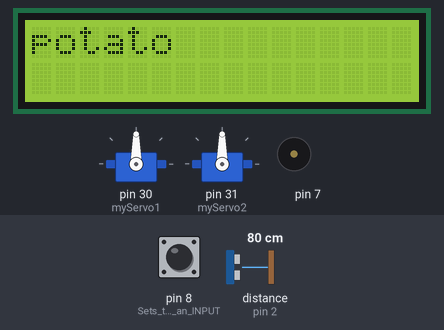
Simulated run of this sketch. Board: Arduino Mega 2560, built with avr-gcc and run on an emulated ATmega2560. Shown: 16×2 character LCD, 2 × servo, buzzer (waves = sounding). The test bench sets the inputs (shaded band); at power-on: pin 8 (Sets_the_8th_as_an_INPUT) HIGH, distance to the obstacle (sensor on pin 2) 80 cm. The echo pulse lasts 58.3 µs per cm; what the sketch prints to the serial monitor is not drawn.

Above: at 1.2 s.
1.3 s: pin 8 (Sets_the_8th_as_an_INPUT) pulled LOW for 1 s
At 3.3 s:
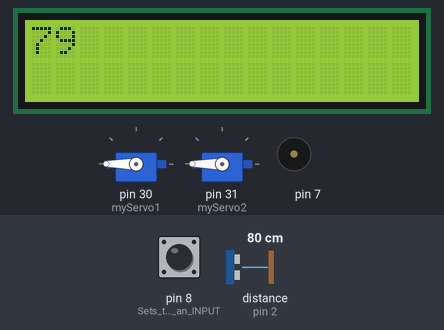
3.8 s: pin 8 (Sets_the_8th_as_an_INPUT) pulled LOW for 3.2 s
At 4.0 s:
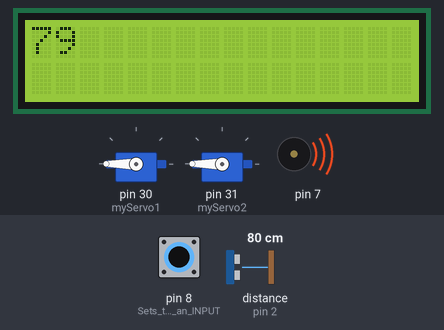
Timing chart, 0 to 8.5 s (numbered marks = the images above; inputs shaded):
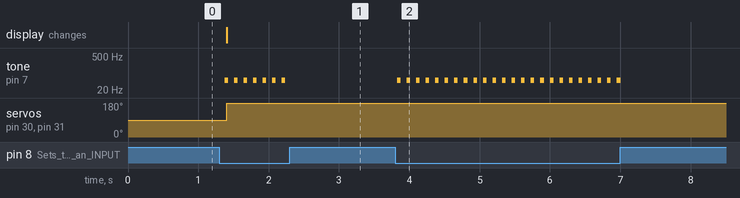

The sketch:

SONIC.ino
```cpp
//#include <LCD_I2C.h>

// ---------------------------------------------------------------- //
// Arduino Ultrasoninc Sensor HC-SR04
// Re-writed by Shawan Daa
// Using Arduino MEGA
// Using HC-SR04 Module
// Tested on  April 2022
// I2C-LCD(16x2) display
// ---------------------------------------------------------------- //
#include<Wire.h>
#include<LiquidCrystal_I2C.h>
#include<Servo.h>
#define echoPin 2 // attach pin D2 Arduino to pin Echo of HC-SR04
#define trigPin 3 //attach pin D3 Arduino to pin Trig of HC-SR04

// defines variables
long duration; // variable for the duration of sound wave travel
int distance; // variable for the distance measurement
byte trigger ;
Servo myServo1, myServo2;
LiquidCrystal_I2C lcd(0x27, 16, 2);

void servo(){
  for(int i=0; i<=180; i++){
    myServo1.write(i);
    myServo2.write(i);
  }
}


void setup() {
  pinMode(trigPin, OUTPUT); // Sets the trigPin as an OUTPUT
  pinMode(echoPin, INPUT); // Sets the echoPin as an INPUT
  pinMode(8, INPUT_PULLUP); // Sets the 8th as an INPUT
  Serial.begin(9600); // // Serial Communication is starting with 9600 of baudrate speed
  Serial.println("Ultrasonic Sensor HC-SR04 Test"); // print some text in Serial Monitor
  Serial.println("with Arduino UNO R3");
  lcd.init();
  lcd.backlight();
  lcd.print("potato");

  myServo1.attach(30);
  myServo2.attach(31);
}
void loop() {
  // Clears the trigPin condition
  trigger = digitalRead(8);
  //Serial.println(trigger);
//
//  for(int i=10; i<=1000; i+=10){
//      tone(7,i,50); delay(500);
//    }
//
  if(trigger == 0)
  {
    lcd.clear();
    tone(7,50,50);


    digitalWrite(trigPin, LOW);
  delayMicroseconds(2);
  // Sets the trigPin HIGH (ACTIVE) for 10 microseconds
  digitalWrite(trigPin, HIGH);
  delayMicroseconds(10);
  digitalWrite(trigPin, LOW);
  // Reads the echoPin, returns the sound wave travel time in microseconds
  duration = pulseIn(echoPin, HIGH);
  // Calculating the distance
  distance = duration * 0.034 / 2; // Speed of sound wave divided by 2 (go and back)
  // Displays the distance on the Serial Monitor
  Serial.print("Distance: ");
  Serial.print(distance);
  Serial.println(" cm");
  lcd.print(distance);
   servo();

  }
  //trigger = 3;
  delay(100);
}
```

Measured:
- after the input at 1.3 s, tone on pin 7: alternates 50 Hz for 0.05 s and silent for 0.09 s, 14 changes in all, then stays silent, starting after 0.07 s; servo on pin 30 (myServo1), servo on pin 31 (myServo2): 90° → 180° after 0.11 s; the display: changes after 0.11 s (image 1)
- after the input at 3.8 s, tone on pin 7: alternates 50 Hz for 0.05 s and silent for 0.09 s, 48 changes in all, then stays silent, starting at once
